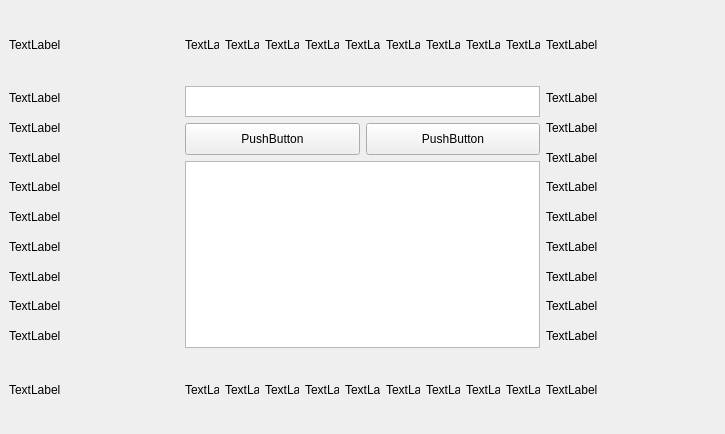
<?xml version="1.0" encoding="UTF-8"?>
<ui version="4.0">
 <class>MainWindow</class>
 <widget class="QMainWindow" name="MainWindow">
  <property name="geometry">
   <rect>
    <x>0</x>
    <y>0</y>
    <width>725</width>
    <height>434</height>
   </rect>
  </property>
  <property name="windowTitle">
   <string>MainWindow</string>
  </property>
  <widget class="QWidget" name="centralwidget">
   <property name="sizePolicy">
    <sizepolicy hsizetype="Ignored" vsizetype="Ignored">
     <horstretch>0</horstretch>
     <verstretch>0</verstretch>
    </sizepolicy>
   </property>
   <layout class="QHBoxLayout" name="horizontalLayout_2" stretch="7">
    <item>
     <layout class="QGridLayout" name="gridLayout" rowstretch="3,1,1,1,1,1,1,1,1,1,3" columnstretch="5,1,1,1,1,1,1,1,1,1,5">
      <item row="0" column="3">
       <widget class="QLabel" name="label_24">
        <property name="sizePolicy">
         <sizepolicy hsizetype="Ignored" vsizetype="Ignored">
          <horstretch>0</horstretch>
          <verstretch>0</verstretch>
         </sizepolicy>
        </property>
        <property name="text">
         <string>TextLabel</string>
        </property>
       </widget>
      </item>
      <item row="0" column="7">
       <widget class="QLabel" name="label_28">
        <property name="sizePolicy">
         <sizepolicy hsizetype="Ignored" vsizetype="Ignored">
          <horstretch>0</horstretch>
          <verstretch>0</verstretch>
         </sizepolicy>
        </property>
        <property name="text">
         <string>TextLabel</string>
        </property>
       </widget>
      </item>
      <item row="0" column="2">
       <widget class="QLabel" name="label_23">
        <property name="sizePolicy">
         <sizepolicy hsizetype="Ignored" vsizetype="Ignored">
          <horstretch>0</horstretch>
          <verstretch>0</verstretch>
         </sizepolicy>
        </property>
        <property name="text">
         <string>TextLabel</string>
        </property>
       </widget>
      </item>
      <item row="0" column="4">
       <widget class="QLabel" name="label_25">
        <property name="sizePolicy">
         <sizepolicy hsizetype="Ignored" vsizetype="Ignored">
          <horstretch>0</horstretch>
          <verstretch>0</verstretch>
         </sizepolicy>
        </property>
        <property name="text">
         <string>TextLabel</string>
        </property>
       </widget>
      </item>
      <item row="1" column="1" rowspan="9" colspan="9">
       <layout class="QVBoxLayout" name="verticalLayout" stretch="3,3,18">
        <property name="sizeConstraint">
         <enum>QLayout::SetDefaultConstraint</enum>
        </property>
        <item>
         <widget class="QTextBrowser" name="textBrowser">
          <property name="sizePolicy">
           <sizepolicy hsizetype="Ignored" vsizetype="Ignored">
            <horstretch>0</horstretch>
            <verstretch>0</verstretch>
           </sizepolicy>
          </property>
          <property name="layoutDirection">
           <enum>Qt::LeftToRight</enum>
          </property>
         </widget>
        </item>
        <item>
         <layout class="QHBoxLayout" name="horizontalLayout">
          <item>
           <widget class="QPushButton" name="pushButton_2">
            <property name="sizePolicy">
             <sizepolicy hsizetype="Ignored" vsizetype="Ignored">
              <horstretch>0</horstretch>
              <verstretch>0</verstretch>
             </sizepolicy>
            </property>
            <property name="text">
             <string>PushButton</string>
            </property>
           </widget>
          </item>
          <item>
           <widget class="QPushButton" name="pushButton">
            <property name="sizePolicy">
             <sizepolicy hsizetype="Ignored" vsizetype="Ignored">
              <horstretch>0</horstretch>
              <verstretch>0</verstretch>
             </sizepolicy>
            </property>
            <property name="text">
             <string>PushButton</string>
            </property>
           </widget>
          </item>
         </layout>
        </item>
        <item>
         <widget class="QListView" name="listView">
          <property name="sizePolicy">
           <sizepolicy hsizetype="Ignored" vsizetype="Ignored">
            <horstretch>0</horstretch>
            <verstretch>0</verstretch>
           </sizepolicy>
          </property>
         </widget>
        </item>
       </layout>
      </item>
      <item row="3" column="10">
       <widget class="QLabel" name="label_34">
        <property name="sizePolicy">
         <sizepolicy hsizetype="Ignored" vsizetype="Ignored">
          <horstretch>0</horstretch>
          <verstretch>0</verstretch>
         </sizepolicy>
        </property>
        <property name="text">
         <string>TextLabel</string>
        </property>
       </widget>
      </item>
      <item row="2" column="0">
       <widget class="QLabel" name="label_19">
        <property name="sizePolicy">
         <sizepolicy hsizetype="Ignored" vsizetype="Ignored">
          <horstretch>0</horstretch>
          <verstretch>0</verstretch>
         </sizepolicy>
        </property>
        <property name="text">
         <string>TextLabel</string>
        </property>
       </widget>
      </item>
      <item row="2" column="10">
       <widget class="QLabel" name="label_33">
        <property name="sizePolicy">
         <sizepolicy hsizetype="Ignored" vsizetype="Ignored">
          <horstretch>0</horstretch>
          <verstretch>0</verstretch>
         </sizepolicy>
        </property>
        <property name="text">
         <string>TextLabel</string>
        </property>
       </widget>
      </item>
      <item row="3" column="0">
       <widget class="QLabel" name="label_18">
        <property name="sizePolicy">
         <sizepolicy hsizetype="Ignored" vsizetype="Ignored">
          <horstretch>0</horstretch>
          <verstretch>0</verstretch>
         </sizepolicy>
        </property>
        <property name="text">
         <string>TextLabel</string>
        </property>
       </widget>
      </item>
      <item row="0" column="9">
       <widget class="QLabel" name="label_30">
        <property name="sizePolicy">
         <sizepolicy hsizetype="Ignored" vsizetype="Ignored">
          <horstretch>0</horstretch>
          <verstretch>0</verstretch>
         </sizepolicy>
        </property>
        <property name="text">
         <string>TextLabel</string>
        </property>
       </widget>
      </item>
      <item row="0" column="10">
       <widget class="QLabel" name="label_31">
        <property name="sizePolicy">
         <sizepolicy hsizetype="Ignored" vsizetype="Ignored">
          <horstretch>0</horstretch>
          <verstretch>0</verstretch>
         </sizepolicy>
        </property>
        <property name="text">
         <string>TextLabel</string>
        </property>
       </widget>
      </item>
      <item row="1" column="10">
       <widget class="QLabel" name="label_32">
        <property name="sizePolicy">
         <sizepolicy hsizetype="Ignored" vsizetype="Ignored">
          <horstretch>0</horstretch>
          <verstretch>0</verstretch>
         </sizepolicy>
        </property>
        <property name="text">
         <string>TextLabel</string>
        </property>
       </widget>
      </item>
      <item row="0" column="5">
       <widget class="QLabel" name="label_26">
        <property name="sizePolicy">
         <sizepolicy hsizetype="Ignored" vsizetype="Ignored">
          <horstretch>0</horstretch>
          <verstretch>0</verstretch>
         </sizepolicy>
        </property>
        <property name="text">
         <string>TextLabel</string>
        </property>
       </widget>
      </item>
      <item row="4" column="0">
       <widget class="QLabel" name="label_17">
        <property name="sizePolicy">
         <sizepolicy hsizetype="Ignored" vsizetype="Ignored">
          <horstretch>0</horstretch>
          <verstretch>0</verstretch>
         </sizepolicy>
        </property>
        <property name="text">
         <string>TextLabel</string>
        </property>
       </widget>
      </item>
      <item row="1" column="0">
       <widget class="QLabel" name="label_20">
        <property name="sizePolicy">
         <sizepolicy hsizetype="Ignored" vsizetype="Ignored">
          <horstretch>0</horstretch>
          <verstretch>0</verstretch>
         </sizepolicy>
        </property>
        <property name="text">
         <string>TextLabel</string>
        </property>
       </widget>
      </item>
      <item row="0" column="1">
       <widget class="QLabel" name="label_22">
        <property name="sizePolicy">
         <sizepolicy hsizetype="Ignored" vsizetype="Ignored">
          <horstretch>0</horstretch>
          <verstretch>0</verstretch>
         </sizepolicy>
        </property>
        <property name="text">
         <string>TextLabel</string>
        </property>
       </widget>
      </item>
      <item row="0" column="6">
       <widget class="QLabel" name="label_27">
        <property name="sizePolicy">
         <sizepolicy hsizetype="Ignored" vsizetype="Ignored">
          <horstretch>0</horstretch>
          <verstretch>0</verstretch>
         </sizepolicy>
        </property>
        <property name="text">
         <string>TextLabel</string>
        </property>
       </widget>
      </item>
      <item row="9" column="0">
       <widget class="QLabel" name="label_12">
        <property name="sizePolicy">
         <sizepolicy hsizetype="Ignored" vsizetype="Ignored">
          <horstretch>0</horstretch>
          <verstretch>0</verstretch>
         </sizepolicy>
        </property>
        <property name="text">
         <string>TextLabel</string>
        </property>
       </widget>
      </item>
      <item row="8" column="0">
       <widget class="QLabel" name="label_13">
        <property name="sizePolicy">
         <sizepolicy hsizetype="Ignored" vsizetype="Ignored">
          <horstretch>0</horstretch>
          <verstretch>0</verstretch>
         </sizepolicy>
        </property>
        <property name="text">
         <string>TextLabel</string>
        </property>
       </widget>
      </item>
      <item row="9" column="10">
       <widget class="QLabel" name="label_40">
        <property name="sizePolicy">
         <sizepolicy hsizetype="Ignored" vsizetype="Ignored">
          <horstretch>0</horstretch>
          <verstretch>0</verstretch>
         </sizepolicy>
        </property>
        <property name="text">
         <string>TextLabel</string>
        </property>
       </widget>
      </item>
      <item row="8" column="10">
       <widget class="QLabel" name="label_39">
        <property name="sizePolicy">
         <sizepolicy hsizetype="Ignored" vsizetype="Ignored">
          <horstretch>0</horstretch>
          <verstretch>0</verstretch>
         </sizepolicy>
        </property>
        <property name="text">
         <string>TextLabel</string>
        </property>
       </widget>
      </item>
      <item row="7" column="0">
       <widget class="QLabel" name="label_14">
        <property name="sizePolicy">
         <sizepolicy hsizetype="Ignored" vsizetype="Ignored">
          <horstretch>0</horstretch>
          <verstretch>0</verstretch>
         </sizepolicy>
        </property>
        <property name="text">
         <string>TextLabel</string>
        </property>
       </widget>
      </item>
      <item row="6" column="0">
       <widget class="QLabel" name="label_15">
        <property name="sizePolicy">
         <sizepolicy hsizetype="Ignored" vsizetype="Ignored">
          <horstretch>0</horstretch>
          <verstretch>0</verstretch>
         </sizepolicy>
        </property>
        <property name="text">
         <string>TextLabel</string>
        </property>
       </widget>
      </item>
      <item row="6" column="10">
       <widget class="QLabel" name="label_37">
        <property name="sizePolicy">
         <sizepolicy hsizetype="Ignored" vsizetype="Ignored">
          <horstretch>0</horstretch>
          <verstretch>0</verstretch>
         </sizepolicy>
        </property>
        <property name="text">
         <string>TextLabel</string>
        </property>
       </widget>
      </item>
      <item row="4" column="10">
       <widget class="QLabel" name="label_35">
        <property name="sizePolicy">
         <sizepolicy hsizetype="Ignored" vsizetype="Ignored">
          <horstretch>0</horstretch>
          <verstretch>0</verstretch>
         </sizepolicy>
        </property>
        <property name="text">
         <string>TextLabel</string>
        </property>
       </widget>
      </item>
      <item row="5" column="0">
       <widget class="QLabel" name="label_16">
        <property name="sizePolicy">
         <sizepolicy hsizetype="Ignored" vsizetype="Ignored">
          <horstretch>0</horstretch>
          <verstretch>0</verstretch>
         </sizepolicy>
        </property>
        <property name="text">
         <string>TextLabel</string>
        </property>
       </widget>
      </item>
      <item row="7" column="10">
       <widget class="QLabel" name="label_38">
        <property name="sizePolicy">
         <sizepolicy hsizetype="Ignored" vsizetype="Ignored">
          <horstretch>0</horstretch>
          <verstretch>0</verstretch>
         </sizepolicy>
        </property>
        <property name="text">
         <string>TextLabel</string>
        </property>
       </widget>
      </item>
      <item row="10" column="1">
       <widget class="QLabel" name="label_10">
        <property name="sizePolicy">
         <sizepolicy hsizetype="Ignored" vsizetype="Ignored">
          <horstretch>0</horstretch>
          <verstretch>0</verstretch>
         </sizepolicy>
        </property>
        <property name="text">
         <string>TextLabel</string>
        </property>
       </widget>
      </item>
      <item row="10" column="7">
       <widget class="QLabel" name="label_4">
        <property name="sizePolicy">
         <sizepolicy hsizetype="Ignored" vsizetype="Ignored">
          <horstretch>0</horstretch>
          <verstretch>0</verstretch>
         </sizepolicy>
        </property>
        <property name="text">
         <string>TextLabel</string>
        </property>
       </widget>
      </item>
      <item row="10" column="0">
       <widget class="QLabel" name="label_11">
        <property name="sizePolicy">
         <sizepolicy hsizetype="Ignored" vsizetype="Ignored">
          <horstretch>0</horstretch>
          <verstretch>0</verstretch>
         </sizepolicy>
        </property>
        <property name="text">
         <string>TextLabel</string>
        </property>
       </widget>
      </item>
      <item row="5" column="10">
       <widget class="QLabel" name="label_36">
        <property name="sizePolicy">
         <sizepolicy hsizetype="Ignored" vsizetype="Ignored">
          <horstretch>0</horstretch>
          <verstretch>0</verstretch>
         </sizepolicy>
        </property>
        <property name="text">
         <string>TextLabel</string>
        </property>
       </widget>
      </item>
      <item row="10" column="2">
       <widget class="QLabel" name="label_9">
        <property name="sizePolicy">
         <sizepolicy hsizetype="Ignored" vsizetype="Ignored">
          <horstretch>0</horstretch>
          <verstretch>0</verstretch>
         </sizepolicy>
        </property>
        <property name="text">
         <string>TextLabel</string>
        </property>
       </widget>
      </item>
      <item row="10" column="4">
       <widget class="QLabel" name="label_7">
        <property name="sizePolicy">
         <sizepolicy hsizetype="Ignored" vsizetype="Ignored">
          <horstretch>0</horstretch>
          <verstretch>0</verstretch>
         </sizepolicy>
        </property>
        <property name="text">
         <string>TextLabel</string>
        </property>
       </widget>
      </item>
      <item row="10" column="3">
       <widget class="QLabel" name="label_8">
        <property name="sizePolicy">
         <sizepolicy hsizetype="Ignored" vsizetype="Ignored">
          <horstretch>0</horstretch>
          <verstretch>0</verstretch>
         </sizepolicy>
        </property>
        <property name="text">
         <string>TextLabel</string>
        </property>
       </widget>
      </item>
      <item row="10" column="6">
       <widget class="QLabel" name="label_5">
        <property name="sizePolicy">
         <sizepolicy hsizetype="Ignored" vsizetype="Ignored">
          <horstretch>0</horstretch>
          <verstretch>0</verstretch>
         </sizepolicy>
        </property>
        <property name="text">
         <string>TextLabel</string>
        </property>
       </widget>
      </item>
      <item row="10" column="9">
       <widget class="QLabel" name="label_2">
        <property name="sizePolicy">
         <sizepolicy hsizetype="Ignored" vsizetype="Ignored">
          <horstretch>0</horstretch>
          <verstretch>0</verstretch>
         </sizepolicy>
        </property>
        <property name="text">
         <string>TextLabel</string>
        </property>
       </widget>
      </item>
      <item row="0" column="8">
       <widget class="QLabel" name="label_29">
        <property name="sizePolicy">
         <sizepolicy hsizetype="Ignored" vsizetype="Ignored">
          <horstretch>0</horstretch>
          <verstretch>0</verstretch>
         </sizepolicy>
        </property>
        <property name="text">
         <string>TextLabel</string>
        </property>
       </widget>
      </item>
      <item row="10" column="8">
       <widget class="QLabel" name="label_3">
        <property name="sizePolicy">
         <sizepolicy hsizetype="Ignored" vsizetype="Ignored">
          <horstretch>0</horstretch>
          <verstretch>0</verstretch>
         </sizepolicy>
        </property>
        <property name="text">
         <string>TextLabel</string>
        </property>
       </widget>
      </item>
      <item row="10" column="5">
       <widget class="QLabel" name="label_6">
        <property name="sizePolicy">
         <sizepolicy hsizetype="Ignored" vsizetype="Ignored">
          <horstretch>0</horstretch>
          <verstretch>0</verstretch>
         </sizepolicy>
        </property>
        <property name="text">
         <string>TextLabel</string>
        </property>
       </widget>
      </item>
      <item row="0" column="0">
       <widget class="QLabel" name="label_21">
        <property name="sizePolicy">
         <sizepolicy hsizetype="Ignored" vsizetype="Ignored">
          <horstretch>0</horstretch>
          <verstretch>0</verstretch>
         </sizepolicy>
        </property>
        <property name="text">
         <string>TextLabel</string>
        </property>
       </widget>
      </item>
      <item row="10" column="10">
       <widget class="QLabel" name="label">
        <property name="sizePolicy">
         <sizepolicy hsizetype="Ignored" vsizetype="Ignored">
          <horstretch>0</horstretch>
          <verstretch>0</verstretch>
         </sizepolicy>
        </property>
        <property name="text">
         <string>TextLabel</string>
        </property>
       </widget>
      </item>
     </layout>
    </item>
   </layout>
  </widget>
 </widget>
 <resources/>
 <connections/>
</ui>
